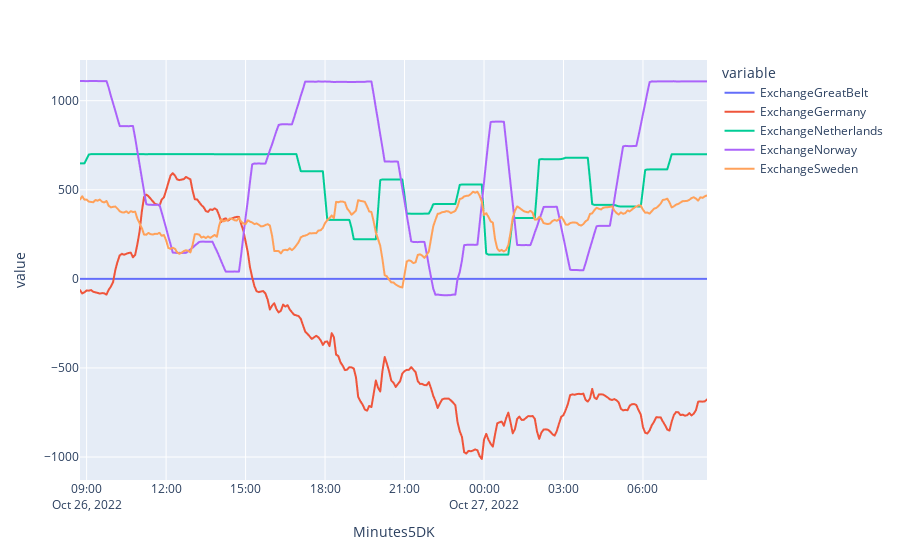

Write notebook code for a chart like this one.
### Code cell
px.line(data_frame = avg_by_minute, x=avg_by_minute.index, y=["ExchangeGreatBelt", "ExchangeGermany", "ExchangeNetherlands", "ExchangeNorway", "ExchangeSweden"])

### Figure 1 — Plotly figure (JSON) as saved in the notebook; plotly's stock layout.template omitted (floating-point values rounded to 4 significant figures; data arrays with more than 128 entries replaced by an {"elided": "..."} marker saying what was removed)
{"data": [{"hovertemplate": "variable=ExchangeGreatBelt<br>Minutes5DK=%{x}<br>value=%{y}<extra></extra>", "legendgroup": "ExchangeGreatBelt", "line": {"color": "#636efa", "dash": "solid"}, "marker": {"symbol": "circle"}, "mode": "lines", "name": "ExchangeGreatBelt", "showlegend": true, "type": "scattergl", "x": {"elided": "285 str values"}, "xaxis": "x", "y": {"elided": "285 int values"}, "yaxis": "y"}, {"hovertemplate": "variable=ExchangeGermany<br>Minutes5DK=%{x}<br>value=%{y}<extra></extra>", "legendgroup": "ExchangeGermany", "line": {"color": "#EF553B", "dash": "solid"}, "marker": {"symbol": "circle"}, "mode": "lines", "name": "ExchangeGermany", "showlegend": true, "type": "scattergl", "x": {"elided": "285 str values"}, "xaxis": "x", "y": {"elided": "285 float values"}, "yaxis": "y"}, {"hovertemplate": "variable=ExchangeNetherlands<br>Minutes5DK=%{x}<br>value=%{y}<extra></extra>", "legendgroup": "ExchangeNetherlands", "line": {"color": "#00cc96", "dash": "solid"}, "marker": {"symbol": "circle"}, "mode": "lines", "name": "ExchangeNetherlands", "showlegend": true, "type": "scattergl", "x": {"elided": "285 str values"}, "xaxis": "x", "y": {"elided": "285 float values"}, "yaxis": "y"}, {"hovertemplate": "variable=ExchangeNorway<br>Minutes5DK=%{x}<br>value=%{y}<extra></extra>", "legendgroup": "ExchangeNorway", "line": {"color": "#ab63fa", "dash": "solid"}, "marker": {"symbol": "circle"}, "mode": "lines", "name": "ExchangeNorway", "showlegend": true, "type": "scattergl", "x": {"elided": "285 str values"}, "xaxis": "x", "y": {"elided": "285 float values"}, "yaxis": "y"}, {"hovertemplate": "variable=ExchangeSweden<br>Minutes5DK=%{x}<br>value=%{y}<extra></extra>", "legendgroup": "ExchangeSweden", "line": {"color": "#FFA15A", "dash": "solid"}, "marker": {"symbol": "circle"}, "mode": "lines", "name": "ExchangeSweden", "showlegend": true, "type": "scattergl", "x": {"elided": "285 str values"}, "xaxis": "x", "y": {"elided": "285 float values"}, "yaxis": "y"}], "layout": {"legend": {"title": {"text": "variable"}, "tracegroupgap": 0}, "margin": {"t": 60}, "xaxis": {"anchor": "y", "domain": [0, 1], "title": {"text": "Minutes5DK"}}, "yaxis": {"anchor": "x", "domain": [0, 1], "title": {"text": "value"}}}}
